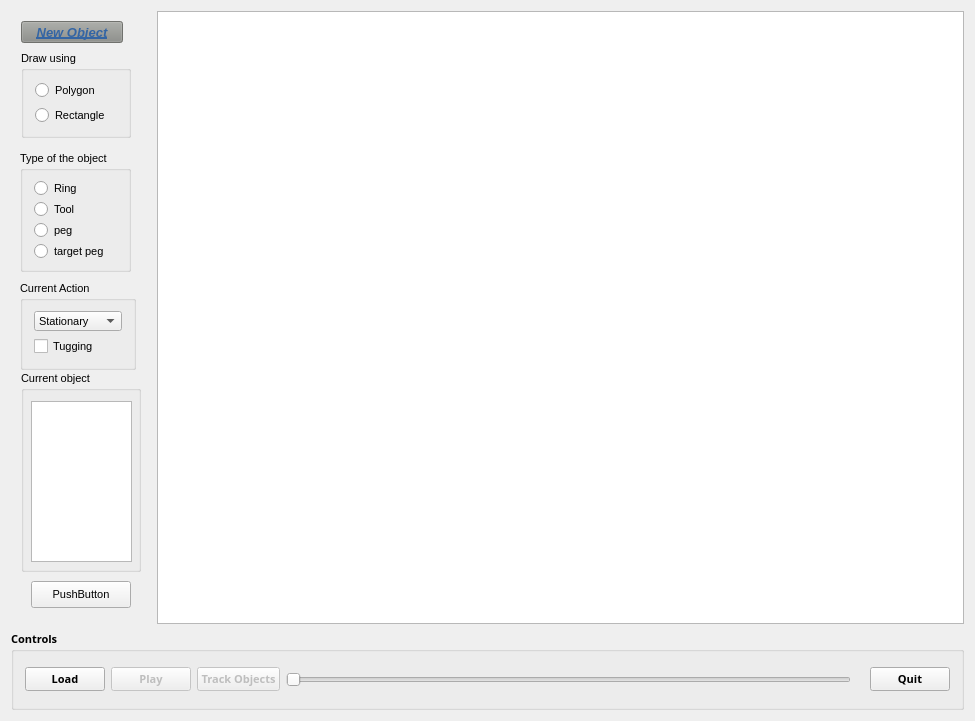
<?xml version="1.0" encoding="UTF-8"?>
<ui version="4.0">
 <class>interface</class>
 <widget class="QWidget" name="interface">
  <property name="geometry">
   <rect>
    <x>0</x>
    <y>0</y>
    <width>975</width>
    <height>721</height>
   </rect>
  </property>
  <property name="windowTitle">
   <string>interface</string>
  </property>
  <layout class="QGridLayout" name="gridLayout_3">
   <item row="0" column="0">
    <widget class="QWidget" name="widget_2" native="true">
     <property name="sizePolicy">
      <sizepolicy hsizetype="MinimumExpanding" vsizetype="Preferred">
       <horstretch>0</horstretch>
       <verstretch>0</verstretch>
      </sizepolicy>
     </property>
     <property name="maximumSize">
      <size>
       <width>140</width>
       <height>16777215</height>
      </size>
     </property>
     <property name="font">
      <font>
       <pointsize>8</pointsize>
      </font>
     </property>
     <widget class="QGroupBox" name="groupBox_2">
      <property name="geometry">
       <rect>
        <x>10</x>
        <y>40</y>
        <width>110</width>
        <height>87</height>
       </rect>
      </property>
      <property name="title">
       <string>Draw using</string>
      </property>
      <layout class="QVBoxLayout" name="verticalLayout">
       <item>
        <widget class="QRadioButton" name="radioDrawPolygon">
         <property name="text">
          <string>Polygon</string>
         </property>
        </widget>
       </item>
       <item>
        <widget class="QRadioButton" name="radioDrawRectangle">
         <property name="text">
          <string>Rectangle</string>
         </property>
        </widget>
       </item>
      </layout>
     </widget>
     <widget class="QPushButton" name="pbNewObject">
      <property name="enabled">
       <bool>false</bool>
      </property>
      <property name="geometry">
       <rect>
        <x>10</x>
        <y>10</y>
        <width>102</width>
        <height>22</height>
       </rect>
      </property>
      <property name="font">
       <font>
        <pointsize>10</pointsize>
        <weight>75</weight>
        <italic>true</italic>
        <bold>true</bold>
        <underline>true</underline>
       </font>
      </property>
      <property name="styleSheet">
       <string notr="true">color: rgb(52, 101, 164);
background-color: rgb(136, 138, 133);</string>
      </property>
      <property name="text">
       <string>New Object</string>
      </property>
     </widget>
     <widget class="QGroupBox" name="groupBox_3">
      <property name="geometry">
       <rect>
        <x>9</x>
        <y>140</y>
        <width>111</width>
        <height>121</height>
       </rect>
      </property>
      <property name="title">
       <string>Type of the object</string>
      </property>
      <layout class="QVBoxLayout" name="verticalLayout_2">
       <item>
        <widget class="QRadioButton" name="radioObjectRing">
         <property name="text">
          <string>Ring</string>
         </property>
        </widget>
       </item>
       <item>
        <widget class="QRadioButton" name="radioObjectTool">
         <property name="text">
          <string>Tool</string>
         </property>
        </widget>
       </item>
       <item>
        <widget class="QRadioButton" name="radioObjectPeg">
         <property name="text">
          <string>peg</string>
         </property>
        </widget>
       </item>
       <item>
        <widget class="QRadioButton" name="radioObjectTargetPeg">
         <property name="text">
          <string>target peg</string>
         </property>
        </widget>
       </item>
      </layout>
     </widget>
     <widget class="QGroupBox" name="groupBox_4">
      <property name="geometry">
       <rect>
        <x>9</x>
        <y>270</y>
        <width>116</width>
        <height>89</height>
       </rect>
      </property>
      <property name="title">
       <string>Current Action</string>
      </property>
      <layout class="QVBoxLayout" name="verticalLayout_3">
       <item>
        <widget class="QComboBox" name="comboActionState">
         <item>
          <property name="text">
           <string>Stationary</string>
          </property>
         </item>
         <item>
          <property name="text">
           <string>Picking</string>
          </property>
         </item>
         <item>
          <property name="text">
           <string>Moving</string>
          </property>
         </item>
        </widget>
       </item>
       <item>
        <widget class="QCheckBox" name="checkTugging">
         <property name="text">
          <string>Tugging</string>
         </property>
        </widget>
       </item>
      </layout>
     </widget>
     <widget class="QGroupBox" name="groupBox_5">
      <property name="geometry">
       <rect>
        <x>10</x>
        <y>360</y>
        <width>120</width>
        <height>201</height>
       </rect>
      </property>
      <property name="title">
       <string>Current object</string>
      </property>
      <widget class="QListView" name="listCurrentObjects">
       <property name="geometry">
        <rect>
         <x>10</x>
         <y>30</y>
         <width>101</width>
         <height>161</height>
        </rect>
       </property>
      </widget>
     </widget>
     <widget class="QPushButton" name="pushButton">
      <property name="geometry">
       <rect>
        <x>20</x>
        <y>570</y>
        <width>100</width>
        <height>27</height>
       </rect>
      </property>
      <property name="text">
       <string>PushButton</string>
      </property>
     </widget>
    </widget>
   </item>
   <item row="0" column="1">
    <widget class="QtOpencvViewerGL" name="viewer" native="true">
     <layout class="QGridLayout" name="gridLayout_2">
      <property name="leftMargin">
       <number>0</number>
      </property>
      <property name="topMargin">
       <number>0</number>
      </property>
      <property name="rightMargin">
       <number>0</number>
      </property>
      <property name="bottomMargin">
       <number>0</number>
      </property>
      <property name="spacing">
       <number>0</number>
      </property>
      <item row="0" column="0">
       <widget class="QWidget" name="widget" native="true">
        <layout class="QGridLayout" name="gridLayout">
         <property name="leftMargin">
          <number>0</number>
         </property>
         <property name="topMargin">
          <number>0</number>
         </property>
         <property name="rightMargin">
          <number>0</number>
         </property>
         <property name="bottomMargin">
          <number>0</number>
         </property>
         <property name="spacing">
          <number>0</number>
         </property>
         <item row="0" column="0">
          <widget class="QGraphicsView" name="drawing"/>
         </item>
        </layout>
       </widget>
      </item>
     </layout>
    </widget>
   </item>
   <item row="1" column="0" colspan="2">
    <widget class="QGroupBox" name="groupBox">
     <property name="sizePolicy">
      <sizepolicy hsizetype="Expanding" vsizetype="Expanding">
       <horstretch>0</horstretch>
       <verstretch>0</verstretch>
      </sizepolicy>
     </property>
     <property name="maximumSize">
      <size>
       <width>16777215</width>
       <height>80</height>
      </size>
     </property>
     <property name="font">
      <font>
       <family>Purisa</family>
       <pointsize>8</pointsize>
       <weight>75</weight>
       <bold>true</bold>
      </font>
     </property>
     <property name="title">
      <string>Controls</string>
     </property>
     <layout class="QHBoxLayout" name="horizontalLayout">
      <item>
       <widget class="QPushButton" name="pbLoad">
        <property name="text">
         <string>Load</string>
        </property>
       </widget>
      </item>
      <item>
       <widget class="QPushButton" name="pbPlay">
        <property name="enabled">
         <bool>false</bool>
        </property>
        <property name="text">
         <string>Play</string>
        </property>
       </widget>
      </item>
      <item>
       <widget class="QPushButton" name="btnTrackObjects">
        <property name="enabled">
         <bool>false</bool>
        </property>
        <property name="text">
         <string>Track Objects</string>
        </property>
       </widget>
      </item>
      <item>
       <widget class="QSlider" name="sliderFrame">
        <property name="orientation">
         <enum>Qt::Horizontal</enum>
        </property>
       </widget>
      </item>
      <item>
       <widget class="QLabel" name="labelSliderCount">
        <property name="text">
         <string/>
        </property>
       </widget>
      </item>
      <item>
       <widget class="QPushButton" name="pbQuit">
        <property name="text">
         <string>Quit</string>
        </property>
       </widget>
      </item>
     </layout>
    </widget>
   </item>
  </layout>
  <zorder>viewer</zorder>
  <zorder>groupBox</zorder>
  <zorder>widget_2</zorder>
 </widget>
 <layoutdefault spacing="6" margin="11"/>
 <customwidgets>
  <customwidget>
   <class>QtOpencvViewerGL</class>
   <extends>QWidget</extends>
   <header>qtopencvviewergl.h</header>
   <container>1</container>
  </customwidget>
 </customwidgets>
 <resources/>
 <connections/>
</ui>
